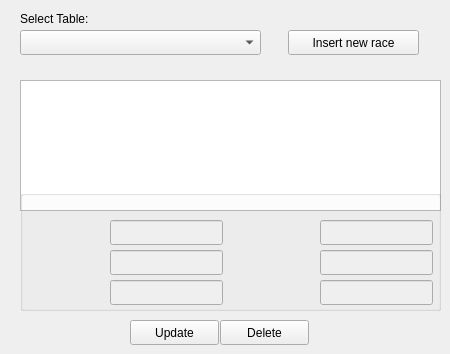
    <widget class="QWidget" name="Update">
     <widget class="QLabel" name="lbTableSelect">
      <property name="geometry">
       <rect>
        <x>20</x>
        <y>10</y>
        <width>141</width>
        <height>17</height>
       </rect>
      </property>
      <property name="text">
       <string>Select Table:</string>
      </property>
     </widget>
     <widget class="QComboBox" name="cbTables">
      <property name="geometry">
       <rect>
        <x>20</x>
        <y>30</y>
        <width>241</width>
        <height>25</height>
       </rect>
      </property>
     </widget>
     <widget class="QTableView" name="tableView">
      <property name="geometry">
       <rect>
        <x>20</x>
        <y>80</y>
        <width>421</width>
        <height>131</height>
       </rect>
      </property>
     </widget>
     <widget class="QGroupBox" name="groupBox">
      <property name="geometry">
       <rect>
        <x>20</x>
        <y>190</y>
        <width>421</width>
        <height>121</height>
       </rect>
      </property>
      <property name="title">
       <string/>
      </property>
      <widget class="QLineEdit" name="le1">
       <property name="enabled">
        <bool>false</bool>
       </property>
       <property name="geometry">
        <rect>
         <x>90</x>
         <y>30</y>
         <width>113</width>
         <height>25</height>
        </rect>
       </property>
       <property name="clearButtonEnabled">
        <bool>false</bool>
       </property>
      </widget>
      <widget class="QLabel" name="tl1">
       <property name="geometry">
        <rect>
         <x>10</x>
         <y>30</y>
         <width>67</width>
         <height>21</height>
        </rect>
       </property>
       <property name="text">
        <string/>
       </property>
      </widget>
      <widget class="QLineEdit" name="le4">
       <property name="enabled">
        <bool>false</bool>
       </property>
       <property name="geometry">
        <rect>
         <x>300</x>
         <y>60</y>
         <width>113</width>
         <height>25</height>
        </rect>
       </property>
      </widget>
      <widget class="QLabel" name="tl4">
       <property name="geometry">
        <rect>
         <x>220</x>
         <y>60</y>
         <width>67</width>
         <height>21</height>
        </rect>
       </property>
       <property name="text">
        <string/>
       </property>
      </widget>
      <widget class="QLabel" name="tl2">
       <property name="geometry">
        <rect>
         <x>220</x>
         <y>30</y>
         <width>67</width>
         <height>21</height>
        </rect>
       </property>
       <property name="text">
        <string/>
       </property>
      </widget>
      <widget class="QLineEdit" name="le2">
       <property name="enabled">
        <bool>false</bool>
       </property>
       <property name="geometry">
        <rect>
         <x>300</x>
         <y>30</y>
         <width>113</width>
         <height>25</height>
        </rect>
       </property>
      </widget>
      <widget class="QLineEdit" name="le3">
       <property name="enabled">
        <bool>false</bool>
       </property>
       <property name="geometry">
        <rect>
         <x>90</x>
         <y>60</y>
         <width>113</width>
         <height>25</height>
        </rect>
       </property>
      </widget>
      <widget class="QLabel" name="tl3">
       <property name="geometry">
        <rect>
         <x>10</x>
         <y>60</y>
         <width>67</width>
         <height>21</height>
        </rect>
       </property>
       <property name="text">
        <string/>
       </property>
      </widget>
      <widget class="QLineEdit" name="le5">
       <property name="enabled">
        <bool>false</bool>
       </property>
       <property name="geometry">
        <rect>
         <x>90</x>
         <y>90</y>
         <width>113</width>
         <height>25</height>
        </rect>
       </property>
      </widget>
      <widget class="QLabel" name="tl5">
       <property name="geometry">
        <rect>
         <x>10</x>
         <y>90</y>
         <width>67</width>
         <height>21</height>
        </rect>
       </property>
       <property name="text">
        <string/>
       </property>
      </widget>
      <widget class="QLineEdit" name="le6">
       <property name="enabled">
        <bool>false</bool>
       </property>
       <property name="geometry">
        <rect>
         <x>300</x>
         <y>90</y>
         <width>113</width>
         <height>25</height>
        </rect>
       </property>
      </widget>
      <widget class="QLabel" name="tl6">
       <property name="geometry">
        <rect>
         <x>220</x>
         <y>90</y>
         <width>67</width>
         <height>21</height>
        </rect>
       </property>
       <property name="text">
        <string/>
       </property>
      </widget>
     </widget>
     <widget class="QPushButton" name="pbUpdate_2">
      <property name="geometry">
       <rect>
        <x>130</x>
        <y>320</y>
        <width>89</width>
        <height>25</height>
       </rect>
      </property>
      <property name="text">
       <string>Update</string>
      </property>
     </widget>
     <widget class="QPushButton" name="pbDelete">
      <property name="geometry">
       <rect>
        <x>220</x>
        <y>320</y>
        <width>89</width>
        <height>25</height>
       </rect>
      </property>
      <property name="text">
       <string>Delete</string>
      </property>
     </widget>
     <widget class="QPushButton" name="pbinrace">
      <property name="geometry">
       <rect>
        <x>288</x>
        <y>30</y>
        <width>131</width>
        <height>25</height>
       </rect>
      </property>
      <property name="text">
       <string>Insert new race</string>
      </property>
     </widget>
    </widget>
